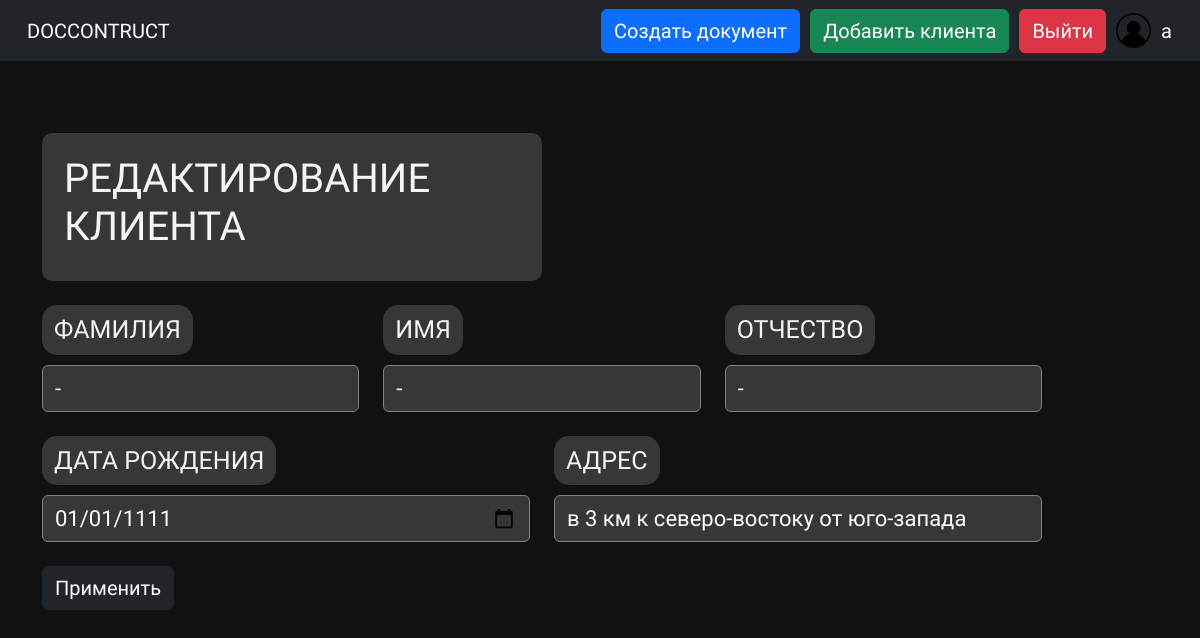
/edit_client/1 (signed in), run on the app's committed database.
### data/user.py (models this page shows, shortened)
class User(SqlAlchemyBase, UserMixin):
    __tablename__ = "users"
    id = sqlalchemy.Column(sqlalchemy.Integer, primary_key=True, autoincrement=True)
    name = sqlalchemy.Column(sqlalchemy.String, nullable=True)
    email = sqlalchemy.Column(sqlalchemy.String, index=True, unique=True, nullable=True)
    hashed_password = sqlalchemy.Column(sqlalchemy.String, nullable=True)
    created_date = sqlalchemy.Column(sqlalchemy.DateTime, default=datetime.datetime.now)
    clients = orm.relationship("Client", back_populates="user")

### data/client.py (models this page shows, shortened)
class Client(SqlAlchemyBase):
    __tablename__ = "clients"
    id = sqlalchemy.Column(sqlalchemy.Integer, primary_key=True, autoincrement=True)
    surname = sqlalchemy.Column(sqlalchemy.String, nullable=True)
    name = sqlalchemy.Column(sqlalchemy.String, nullable=True)
    patronymic = sqlalchemy.Column(sqlalchemy.String, nullable=True)
    address = sqlalchemy.Column(sqlalchemy.String, nullable=True)
    birth_date = sqlalchemy.Column(sqlalchemy.DateTime, nullable=True)
    created_date = sqlalchemy.Column(sqlalchemy.DateTime, default=datetime.datetime.now)
    user_id = sqlalchemy.Column(sqlalchemy.Integer, sqlalchemy.ForeignKey("users.id"))
    user = orm.relationship("User")

### main.py (the view, shortened to what this page needs)
@app.route("/edit_client/<int:client_id>", methods=["GET", "POST"])
@login_required
def edit_client(client_id):
    form = AddClientForm()
    if request.method == "GET":
        new_session = db_session.create_session()
        client = new_session.query(Client).filter(Client.id == client_id).first()
        form.surname.data = client.surname
        form.name.data = client.name
        form.patronymic.data = client.patronymic
        form.address.data = client.address
        form.birth_date.data = ".".join(str(client.birth_date).split()[0].split(".")[::-1])
    return render_template("add_client.html", title="Редактирование клиента", form=form, user=current_user)

### forms/add_client_form.py
class AddClientForm(FlaskForm):
    surname = StringField("ФАМИЛИЯ", validators=[DataRequired()])
    name = StringField("ИМЯ", validators=[DataRequired()])
    patronymic = StringField("ОТЧЕСТВО", validators=[DataRequired()])
    address = StringField("АДРЕС", validators=[DataRequired()])
    birth_date = StringField("ДАТА РОЖДЕНИЯ", validators=[DataRequired()])
    submit = SubmitField("Применить")

### data/db_session.py (called while the page is built)
def create_session() -> Session:
    global __factory
    return __factory()

### main.py (called while the page is built)
@login_manager.user_loader
def load_user(user_id):
    new_session = db_session.create_session()
    return new_session.query(User).get(user_id)

### templates/add_client.html (shortened to what this page needs)
{% extends "header.html" %}
{% block head %}
<link rel="stylesheet" type="text/css" href="{{ url_for('static',filename='css/new_client.css') }}">
{% endblock %}
{% block content %}
<br>
<br>
<br>
<div class="register-text">
    <h1> {{ title|upper }} </h1>
</div>
<br>
<form class="login_form" method="post">
    <div class="row">
        <div class="col">
            <div class="reg-input">
                {{ form.surname.label(class="input-group-text") }}
                {{ form.surname(class='form-control') }}
            </div>
        </div>
        <div class="col">
            <div class="reg-input">
                {{ form.name.label(class="input-group-text") }}
                {{ form.name(class='form-control') }}
            </div>
        </div>
        <div class="col">
            <div class="reg-input">
                {{ form.patronymic.label(class="input-group-text") }}
                {{ form.patronymic(class='form-control') }}
            </div>
        </div>
    </div>
    <br>
    <div class="row">
        <div class="col">
            <div class="reg-input">
                {{ form.birth_date.label(class="input-group-text") }}
                {{ form.birth_date(class='form-control', type="date") }}
            </div>
        </div>
        <div class="col">
            <div class="reg-input">
                {{ form.address.label(class="input-group-text") }}
                {{ form.address(class='form-control') }}
            </div>
        </div>
    </div>
    <br>
    <div class="reg-input">
        {{ form.submit(class="btn btn-dark") }}
    </div>
    <br>
</form>
{% endblock %}

### templates/header.html (shortened to what this page needs)
<!doctype html>
<html lang="en">
<head>
    <link href="https://cdn.jsdelivr.net/npm/bootstrap@5.3.0-alpha1/dist/css/bootstrap.min.css" rel="stylesheet">
    <link rel="stylesheet" type="text/css" href="{{ url_for('static',filename='css/header.css') }}">
    {% block head %}
    {% endblock %}
</head>
<body>
<header>
    <nav class="navbar navbar-dark bg-dark">
        <div class="container-fluid">
            <a class="navbar-brand" href="/" style="align: center; margin-left: 15px">
            DOCCONTRUCT
            </a>
            {% if user.is_authenticated %}
            <a class="btn btn-primary ms-auto" type="button" style="margin-right: 10px; font-family: 'Oswald', sans-serif !important; font-size: 20px;" href="/create_document">Создать документ</a>
            <a class="btn btn-success" type="button" style="margin-right: 10px; font-family: 'Oswald', sans-serif !important; font-size: 20px;" href="/add_client">Добавить клиента</a>
            <a class="btn btn-danger" type="button" style="margin-right: 10px; font-family: 'Oswald', sans-serif !important; font-size: 20px;" href="/logout">Выйти</a>
            {% endif %}
            <a class="navbar-brand" href="/clients">
              <img src="{{ url_for('static',filename='img/user-icon.png') }}" alt="User">
              <span>{{ current_user.name }}</span>
            </a>
        </div>
    </nav>
</header>
<main role="main" class="container">
    {% block content %}{% endblock %}
</main>
</body>
</html>

### static/css/header.css (style rules this page uses)
body { background: #111; color: #f4f4f4; }
.navbar-brand { display: flex; align-items: center; justify-content: center; height: 100%; font-family: 'Oswald', sans-serif !important; font-size: 20px; }
.navbar-brand img { margin-right: 10px; width: 35px; height: 35px; }
.navbar-brand span { display: inline-block; }

### static/css/new_client.css (style rules this page uses)
.register-text { font-family: 'Oswald', sans-serif !important; border: 2px solid black; padding: 20px; max-width: 500px; background: #373737; border-color: #373737; border-radius: 10px; display: flex; align-items: center; justify-content: center; }
.login_form { max-width: 1000px; align-items: center; }
.input-group-text { background: #373737; max-width: 400px; color: #f4f4f4; border: 0px; border-radius: 15px; font-size: 25px; font-family: 'Oswald', sans-serif !important; display: flex; align-items: center; justify-content: center; }
.form-control { background: #373737; border-color: grey; color: white; max-width: 600px; margin: 0 auto; font-size: 22px; font-family: 'Oswald', sans-serif !important; }
.btn { float: right; font-family: 'Oswald', sans-serif !important; font-size: 20px; margin-right: 70px }
.reg-input { display: flex; flex-wrap: wrap; gap: 10px; }
div { line-height: 1.5; }

### data on the page
User: name "a"
Client: surname "-", name "-", patronymic "-", birth_date "01/01/1111", address "в 3 км к северо-востоку от юго-запада"

### other printed values
{{ title|upper }} "РЕДАКТИРОВАНИЕ КЛИЕНТА"
